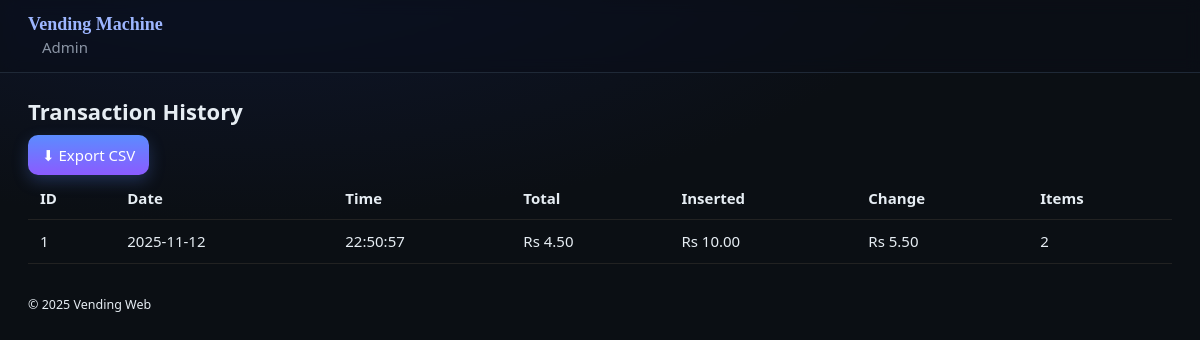
The page /admin/transactions (signed in) on the database its author committed.
### tables this page shows
CREATE TABLE transactions (
  id INTEGER PRIMARY KEY AUTOINCREMENT,
  date TEXT NOT NULL,
  time TEXT NOT NULL,
  total_amount REAL NOT NULL,
  amount_inserted TEXT NOT NULL,
  change_returned TEXT NOT NULL,
  products_purchased TEXT NOT NULL
);

### app.py (the view)
@app.get("/admin/transactions")
def admin_tx():
    if not session.get("admin"): return redirect(url_for("admin_login_form"))
    rows = all_transactions()
    return render_template("admin_transactions.html", rows=rows)

### db.py (called while the page is built)
def all_transactions():
    with engine.begin() as conn:
        res = conn.execute(text("""
            SELECT id,date,time,total_amount,amount_inserted,change_returned,products_purchased
            FROM transactions ORDER BY id DESC
        """)).all()
        rows = []
        for r in res:
            m = dict(r._mapping)
            for k in ("amount_inserted","change_returned","products_purchased"):
                v = m[k]
                if isinstance(v, (bytes, bytearray)): v = v.decode("utf-8")
                try:
                    m[k] = json.loads(v)
                except Exception:
                    m[k] = v
            rows.append(m)
        return rows

### templates/admin_transactions.html
{% extends "base.html" %}
{% block content %}
<h2 class="page-title">Transaction History</h2>
<div class="tx-actions">
  <a class="btn primary" href="{{ url_for('admin_tx_export') }}">⬇ Export CSV</a>
</div>
<div class="tx-table-wrap">
  <table class="table sleek">
    <thead>
      <tr>
        <th>ID</th><th>Date</th><th>Time</th>
        <th>Total</th><th>Inserted</th><th>Change</th><th>Items</th>
      </tr>
    </thead>
    <tbody>
      {% for r in rows %}
      <tr>
        <td>{{ r.id }}</td>
        <td>{{ r.date }}</td>
        <td>{{ r.time }}</td>
        <td>Rs {{ '%.2f'|format(r.total_amount) }}</td>
        <td>Rs {{ '%.2f'|format(r.amount_inserted.amount or 0) }}</td>
        <td>Rs {{ '%.2f'|format(r.change_returned.amount or 0) }}</td>
        <td>{{ r.products_purchased|length }}</td>
      </tr>
      {% endfor %}
    </tbody>
  </table>
</div>
{% endblock %}

### static/style.css (style rules this page uses)
:root { --bg:#0b0f14; --panel:#0f1520; --card:#111827; --line:#1f2937; --fg:#e6edf3; --muted:#8b95a5; --accent:#5b8cff; --accent-2:#8b5bff; --danger:#ff5b6b; --shadow: 0 8px 24px rgba(0,0,0,.35); }
* { box-sizing:border-box }
html,body { height:100% }
body { margin:0; background:radial-gradient(1200px 500px at 20% -10%,#0f1730 0,#0b0f14 60%,#0b0f14 100%); color:var(--fg); font:15px/1.5 ui-sans-serif,system-ui,Segoe UI,Arial; }
a { color:#9db6ff;text-decoration:none }
.btn { background:linear-gradient(180deg, var(--accent), var(--accent-2)); border:0; color:#fff; padding:10px 14px; border-radius:10px; cursor:pointer; box-shadow:0 6px 16px rgba(91,140,255,.25); transition:transform .12s ease,filter .12s ease }
.btn.primary { background:linear-gradient(180deg, var(--accent), var(--accent-2)) }
.page-title { font-size:22px;font-weight:700;margin:8px 0 16px }
.tx-table-wrap { overflow-x:auto }
.table.sleek { width:100%;border-collapse:collapse }
.table.sleek th,.table.sleek td { padding:10px 12px;border-bottom:1px solid #222;text-align:left }
.tx-actions { margin-bottom:10px }

### rows shown on the page
transactions: id "1", date "2025-11-12", time "22:50:57", total_amount "4.50", amount_inserted "10.00", change_returned "5.50", products_purchased|length "2"
